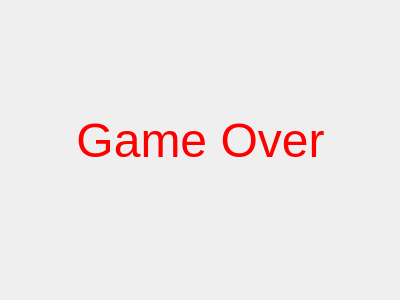
<?xml version="1.0" encoding="UTF-8"?>
<ui version="4.0">
 <class>Gameover</class>
 <widget class="QDialog" name="Gameover">
  <property name="geometry">
   <rect>
    <x>0</x>
    <y>0</y>
    <width>400</width>
    <height>300</height>
   </rect>
  </property>
  <property name="windowTitle">
   <string>Dialog</string>
  </property>
  <widget class="QLabel" name="label">
   <property name="geometry">
    <rect>
     <x>40</x>
     <y>90</y>
     <width>321</width>
     <height>101</height>
    </rect>
   </property>
   <property name="text">
    <string>&lt;html&gt;&lt;head/&gt;&lt;body&gt;&lt;p align=&quot;center&quot;&gt;&lt;span style=&quot; font-size:36pt; color:#ff0000;&quot;&gt;Game Over&lt;/span&gt;&lt;/p&gt;&lt;/body&gt;&lt;/html&gt;</string>
   </property>
  </widget>
 </widget>
 <resources/>
 <connections/>
</ui>
